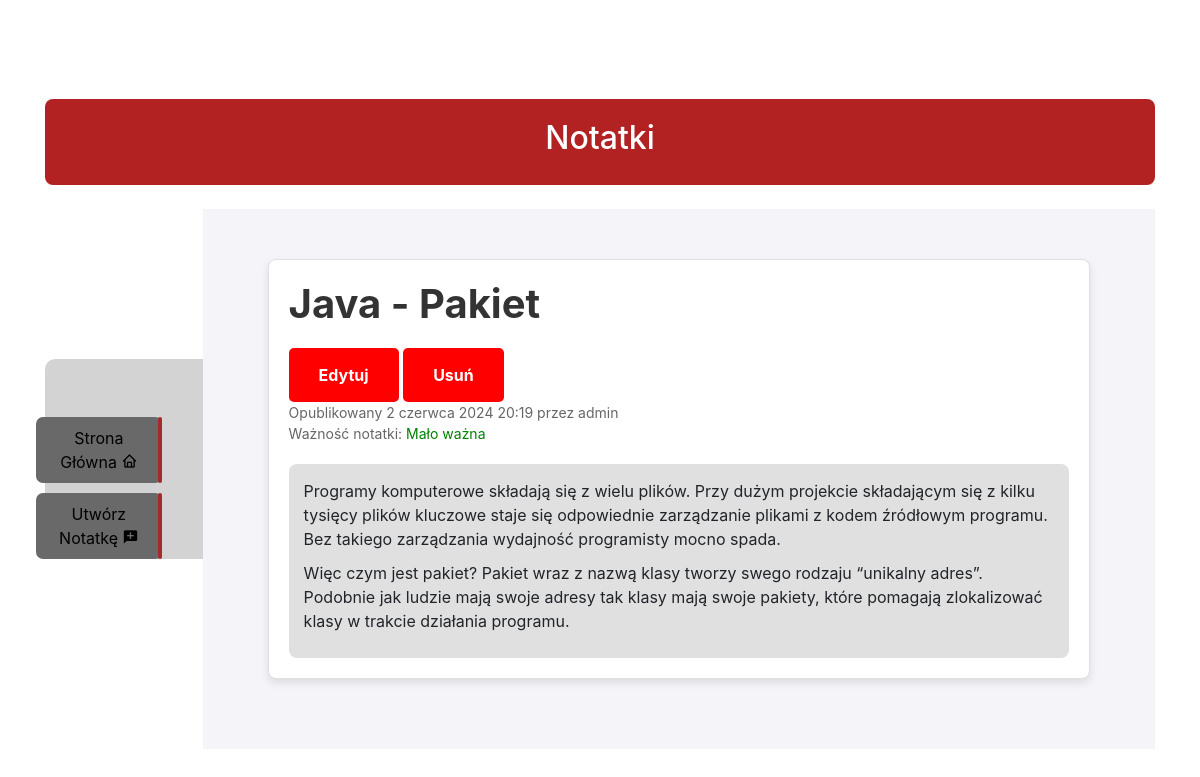
Page /2024/6/2/java-pakiet/ on the committed database.
### notatki/models.py (models this page shows, shortened)
class Note(models.Model):
    objects = models.Manager()
    published = PublishedManager()
    title = models.CharField(max_length=250)
    body = models.TextField()
    PRIORITY_CHOICES = (
        ('1_high', "Bardzo ważne"),
        ('2_medium', "Średnio ważne"),
        ('3_low', "Mało ważne")
    )
    priority = models.CharField(max_length=10, choices=PRIORITY_CHOICES,
                                default='medium')
    publish = models.DateTimeField(default=timezone.now)
    created = models.DateTimeField(auto_now_add=True)
    updated = models.DateTimeField(auto_now=True)
    STATUS_CHOICES = (
        ('draft', 'Draft'),
        ('published', 'Opublikowany')
    )
    status = models.CharField(max_length=10, choices=STATUS_CHOICES,
                              default='published')
    slug = models.SlugField(max_length=250, unique_for_date='publish')
    author = models.ForeignKey(User, on_delete=models.CASCADE, related_name='blog_posts')
    class Meta:
        ordering = ('-publish',)
    class Meta:
        ordering = ('created',)

### notatki/views.py (the view)
# urls.py: path('<int:year>/<int:month>/<int:day>/<slug:slug>/', views.note_detail, name='note_detail'),
def note_detail(request, year, month, day, slug):
    note = get_object_or_404(Note, slug=slug, status="published",
                             publish__year=year,
                             publish__month=month,
                             publish__day=day)
    return render(request, 'notatki/post/detail.html', {'note': note})

### notatki/templates/notatki/post/detail.html (shortened to what this page needs)
{% extends "notatki/base.html" %}
{% block content %}
        <div class="main-container">
    <div class="navbar">
        <ul>
            <a href="/"><li>Strona Główna  <i class='bx bx-home'></i></li></a>
            <a href="create"><li>Utwórz Notatkę <i class='bx bxs-comment-add'></i></li></a>
        </ul>
    </div>
    <div class="note-main">
        <div class="container">
            <div class="note">
                <h1>{{ note.title }}</h1>
                <a href="" class="a-edit"><button class="edit">Edytuj</button></a>
                <a href="" class="a-delete"><button class="edit">Usuń</button></a>
                <p class="date">
                    Opublikowany {{ note.publish }} przez {{ note.author }}<br>
                    Ważność notatki:
                    {% if note.priority == "3_low" %}
                        <span class="low-priority">Mało ważna</span>
                    {% elif note.priority == "2_medium" %}
                        <span class="medium-priority">Średnio ważna</span>
                    {% else %}
                        <span class="high-priority">Bardzo ważna</span>
                    {% endif %}
                </p>
                <div class="note-text">
                    {{ note.body|linebreaks }}
                </div>
            </div>
        </div>
        </div>
    </div>
{% endblock %}

### notatki/static/css/blog.css (style rules this page uses)
body { margin: 0; padding: 0; box-sizing: border-box; font-family: 'Montserrat', sans-serif; }
.main-container { display: flex; }
.navbar { background-color: lightgrey; width: 200px; height: 200px; border-top-left-radius: 10px; border-bottom-left-radius: 10px; display: flex; flex-direction: column; align-items: center; padding-top: 10px; margin-top: 150px; }
.navbar ul { list-style: none; padding: 0; margin: 0; width: 100%; margin-top: 40px; }
.navbar li { background-color: dimgrey; color: black; border-radius: 7px; margin: 10px 0; padding: 9px; text-align: center; position: relative; right: 25px; transition: all 0.3s ease; }
.navbar li::before { content: ''; position: absolute; top: 0; right: 0; width: 0; height: 100%; border-radius: 8px; border: 2px solid brown; transition: width 0.3s ease; }
.navbar li i { color: black; }
.note-main { display: flex; justify-content: space-between; padding: 50px; background-color: #f0f0f0; flex-grow: 1; }
.container { flex: 3; margin-right: 20px; }
.container h1 { margin-bottom: 25px; font-weight: 700; color: #333; }

### notatki/static/css/detail.css (style rules this page uses)
.note-main { display: flex; justify-content: center; padding: 50px; background-color: #f4f4f9; }
.container { flex: 3; margin-right: 20px; }
.note { background-color: #ffffff; border: 1px solid #e0e0e0; border-radius: 8px; padding: 20px; margin-bottom: 20px; box-shadow: 0 4px 8px rgba(0, 0, 0, 0.1); transition: box-shadow 0.3s ease; }
.note h1 { margin-bottom: 20px; font-weight: 700; color: #333; }
.date { font-size: 14px; color: #666; margin-bottom: 20px; }
.low-priority { color: green; }
.note-text { background-color: #e0e0e0; padding: 15px; border-radius: 8px; }
.note-text p { margin-bottom: 10px; }
.edit { background-color: red; color: white; padding: 15px 30px; border: none; border-radius: 5px; font-weight: 700; cursor: pointer; transition: background-color 0.3s ease; position: relative; top: 10%; }

### notatki/static/css/create.css (style rules this page uses)
body { display: flex; justify-content: center; align-items: center; height: 100vh; background-color: #f4f4f9; }

### rows in the picture
Note: title "Java - Pakiet", publish "2 czerwca 2024 20:19", author "admin", body "Programy komputerowe składają się z wielu plików. Przy dużym projekcie składającym się z kilku tysięcy plików kluczowe staje się odpowiednie zarządzanie plikami z kodem źródłowym programu. Bez takiego zarządzania wydajność programisty mocno spada. Więc czym jest pakiet? Pakiet wraz z nazwą klasy tworzy swego rodzaju “unikalny adres”. Podobnie jak ludzie mają swoje adresy tak klasy mają swoje pakiety, które pomagają zlokalizować klasy w trakcie działania programu."
